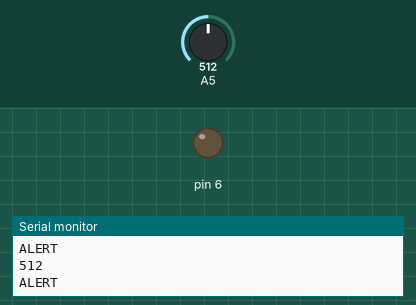
Simulated run of this sketch. Board: Arduino Uno, built with avr-gcc and run on an emulated ATmega328P. Parts: output pins drawn as LEDs (lit = HIGH), the last lines printed to the serial monitor. The inputs (shaded band) are chosen by the test bench; at power-on: A5 = 512. Random numbers use the default seed unless the sketch sets one.

Above: at 0.35 s.
At 39.89 s:
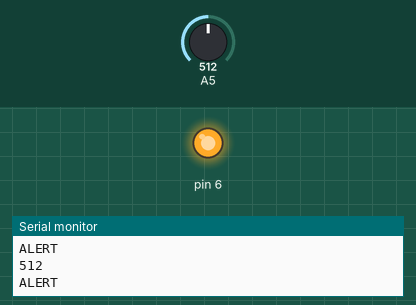
Timing chart, 0 to 40.0 s (numbered marks = the images above):
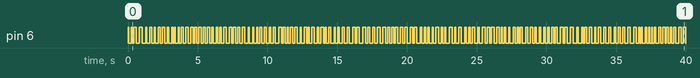

The sketch:

laser_detection.ino
```cpp
void setup()
{
Serial.begin(115200);
pinMode(6,OUTPUT);
digitalWrite(6,LOW);
}

float read_ldr(int pin_number)
{
 //Serial.println(analogRead(pin_number));
 return analogRead(pin_number);
}

boolean laser_on(int pin_number, int threshold)
{
  if(read_ldr(pin_number) < threshold)
  {
    return true;
  }
   else return false;
}

void loop()
{
  float time = 0;

  boolean a = laser_on(5,600);

  time = random(50,200);//wait random amount of time
  //Serial.println("TURNING LASER ON");
  digitalWrite(6,HIGH);//turn laser on!!
  delay(10);

  boolean b = laser_on(5,600);
  Serial.println(analogRead(5));
  if (!a&&b) {
    Serial.println("All is Well");
  } else {
    Serial.println("ALERT");
  }

  delay(time);//waigt random amount of time

  a = laser_on(5,600);
  //Serial.println("TURNING LASER OFF");
  digitalWrite(6,LOW);//turn laser off!
  delay(50);

  b = laser_on(5,600);

  if (a&&!b) {
    Serial.println("All is Well");
  } else {
    Serial.println("ALERT");
  }

  time = random(50,200);//wait random amount of time

  delay(time);

}
```
